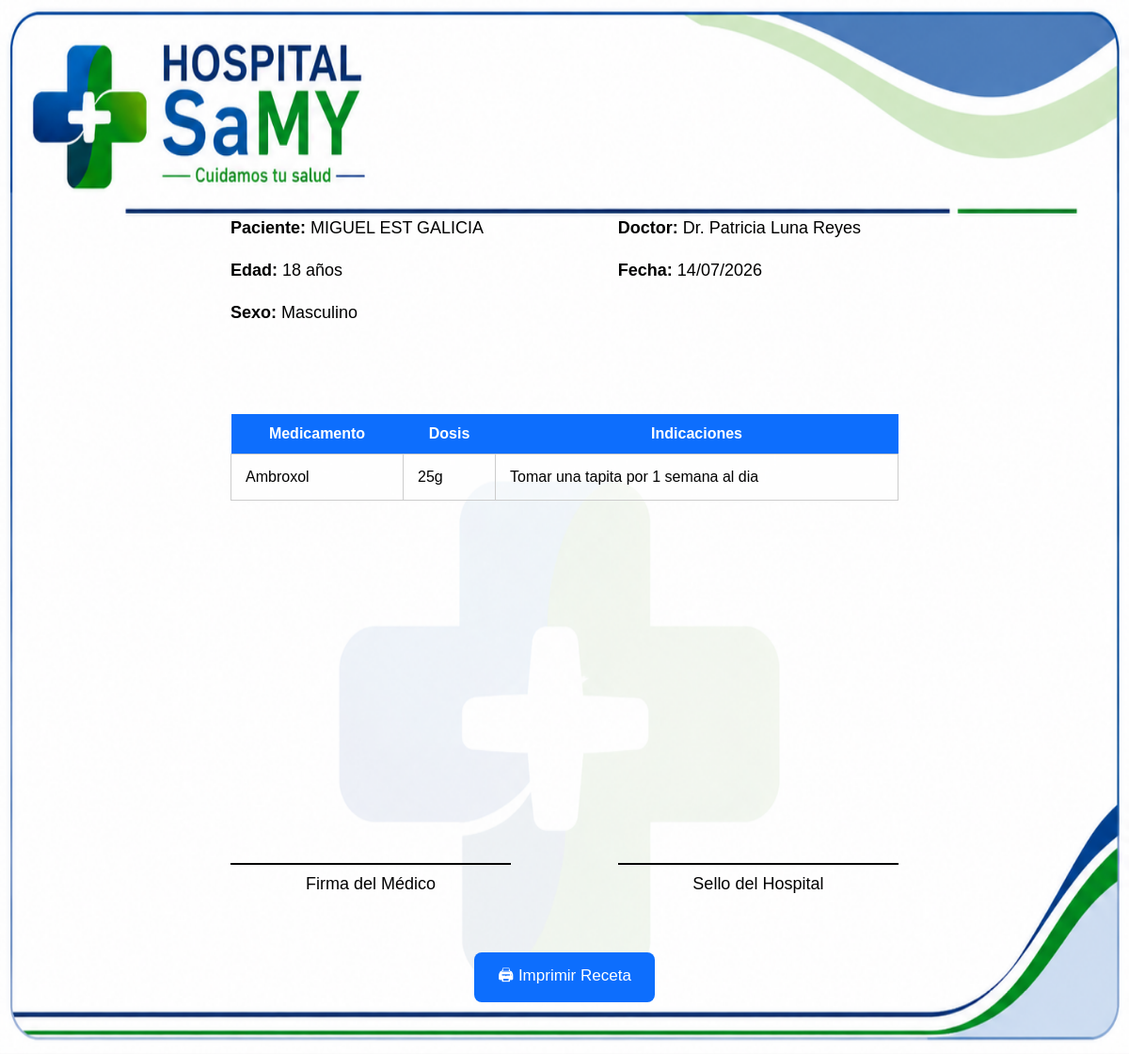
Page /recetas/imprimir.php?id=10 on the committed database.
### tables this page shows
CREATE TABLE IF NOT EXISTS `recetas` (
  `id_receta` int NOT NULL AUTO_INCREMENT,
  `id_cita` int NOT NULL,
  `medicamento` varchar(150) NOT NULL,
  `dosis` varchar(100) DEFAULT NULL,
  `indicaciones` text,
  `fecha` date DEFAULT NULL,
  PRIMARY KEY (`id_receta`),
  KEY `id_cita` (`id_cita`)
);

CREATE TABLE IF NOT EXISTS `pacientes` (
  `id_paciente` int NOT NULL AUTO_INCREMENT,
  `nombre` varchar(100) NOT NULL,
  `apellido` varchar(100) NOT NULL,
  `edad` int NOT NULL,
  `sexo` varchar(15) NOT NULL,
  `telefono` varchar(100) NOT NULL,
  `direccion` varchar(120) NOT NULL,
  `diagnostico` varchar(120) NOT NULL,
  `fecha_ingreso` date NOT NULL,
  PRIMARY KEY (`id_paciente`)
);

CREATE TABLE IF NOT EXISTS `doctores` (
  `id_doctor` int NOT NULL AUTO_INCREMENT,
  `nombre` varchar(50) NOT NULL,
  `apellido` varchar(50) NOT NULL,
  `especialidad` varchar(100) NOT NULL,
  `telefono` varchar(15) DEFAULT NULL,
  `correo` varchar(100) DEFAULT NULL,
  PRIMARY KEY (`id_doctor`)
);

### recetas/imprimir.php (the view, shortened to what this page needs)
<?php
include("../config/conexion.php");
$id = $_GET['id'];
$sql = "SELECT
r.*,
p.nombre AS paciente,
p.apellido AS apellido_paciente,
p.edad,
p.sexo,
d.nombre AS doctor,
d.apellido AS apellido_doctor,
c.fecha_cita
FROM recetas r
INNER JOIN citas c
ON r.id_cita=c.id_cita
INNER JOIN pacientes p
ON c.id_paciente=p.id_paciente
INNER JOIN doctores d
ON c.id_doctor=d.id_doctor
WHERE r.id_receta='$id'";
$resultado = $conn->query($sql);
$fila = $resultado->fetch_assoc();
?>
<!DOCTYPE html>
<html lang="es">
<head>
</head>
<body>
<div class="fondo"></div>
<div class="contenedor">
<div style="
position:absolute;
top:200px;
left:55px;
right:55px;
display:flex;
justify-content:space-between;
">
<div style="width:48%;">
<p style="font-size:18px;line-height:45px;">
<strong>Paciente:</strong>
<?php echo $fila['paciente']." ".$fila['apellido_paciente']; ?>
<br>
<strong>Edad:</strong>
<?php echo $fila['edad']; ?> años
<br>
<strong>Sexo:</strong>
<?php echo $fila['sexo']; ?>
</p>
</div>
<div style="width:42%;">
<p style="font-size:18px;line-height:45px;">
<strong>Doctor:</strong>
Dr. <?php echo $fila['doctor']." ".$fila['apellido_doctor']; ?>
<br>
<strong>Fecha:</strong>
<?php echo date("d/m/Y",strtotime($fila['fecha'])); ?>
</p>
</div>
</div>
<table style="
position:absolute;
top:420px;
left:55px;
width:710px;
border-collapse:collapse;
background:rgba(255,255,255,.35);
">
<tr style="background:#0d6efd;color:white;">
<th style="padding:12px;">Medicamento</th>
<th style="padding:12px;">Dosis</th>
<th style="padding:12px;">Indicaciones</th>
</tr>
<tr>
<td style="padding:15px;border:1px solid #ccc;vertical-align:top;">
<?php echo nl2br($fila['medicamento']); ?>
</td>
<td style="padding:15px;border:1px solid #ccc;vertical-align:top;">
<?php echo nl2br($fila['dosis']); ?>
</td>
<td style="padding:15px;border:1px solid #ccc;vertical-align:top;">
<?php echo nl2br($fila['indicaciones']); ?>
</td>
</tr>
</table>
<br><br>
<div style="
position:absolute;
bottom:150px;
left:55px;
right:55px;
display:flex;
justify-content:space-between;
">
<div style="
width:42%;
text-align:center;
font-size:18px;
">
<div style="border-top:2px solid black;margin-bottom:10px;"></div>
Firma del Médico
</div>
<div style="
width:42%;
text-align:center;
font-size:18px;
">
<div style="border-top:2px solid black;margin-bottom:10px;"></div>
Sello del Hospital
</div>
</div>
<div style="
position:absolute;
bottom:35px;
width:100%;
text-align:center;
">
<button
onclick="window.print();"
style="
padding:12px 25px;
background:#0d6efd;
color:white;
border:none;
border-radius:8px;
font-size:17px;
cursor:pointer;
">
🖨 Imprimir Receta
</button>
</div>
</div>
</body>
</html>

### recetas/imprimir.php (style rules this page uses)
* { margin:0; padding:0; box-sizing:border-box; }
body { font-family:Arial, Helvetica, sans-serif; background:#ececec; }
.fondo { position:fixed; top:0; left:0; width:100%; height:100%; background:url("../img/Samy.png") no-repeat center; background-size:100% 100%; z-index:-1; }
.contenedor { width:820px; height:1080px; margin:20px auto; position:relative; }

### rows in the picture
recetas: pacientes.nombre "MIGUEL EST", pacientes.apellido "GALICIA", pacientes.edad "18", pacientes.sexo "Masculino", doctores.nombre "Patricia", doctores.apellido "Luna Reyes", fecha "14/07/2026", medicamento "Ambroxol", dosis "25g", indicaciones "Tomar una tapita por 1 semana al dia"
